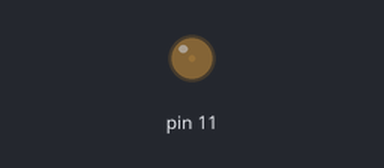
Bench run of a sketch on a simulated Arduino Uno, built with avr-gcc and run on an emulated ATmega328P. Parts: output pins drawn as LEDs (lit = HIGH).

Above: at 0.05 s.
At 1.25 s:
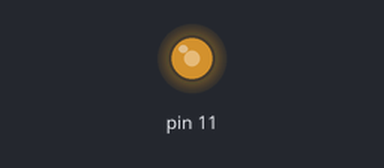
At 1.85 s:
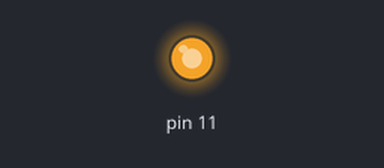
At 3.65 s:
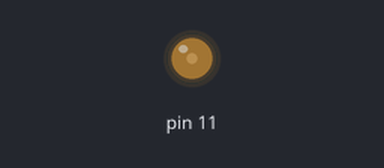
Timing chart, 0 to 5.3 s (numbered marks = the images above):
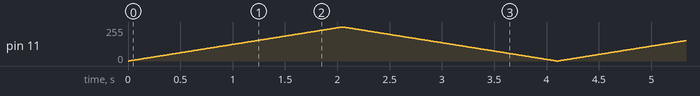

The sketch:

sketch_jun25c.ino
```cpp
void setup() {
  pinMode(11, OUTPUT);

}

void loop() {
  for (int a = 0; a <= 255; a++) //循环语句，控制PWM亮度的增加
  {
    analogWrite(11, a);
    delay(8);          //当前亮度级别维持的时间，单位毫秒
  }
  for (int a = 255;a >= 0;a--) //循环语句，控制PWM亮度减少
  {
    analogWrite(11, a);
    delay(8);
  }
}
```
